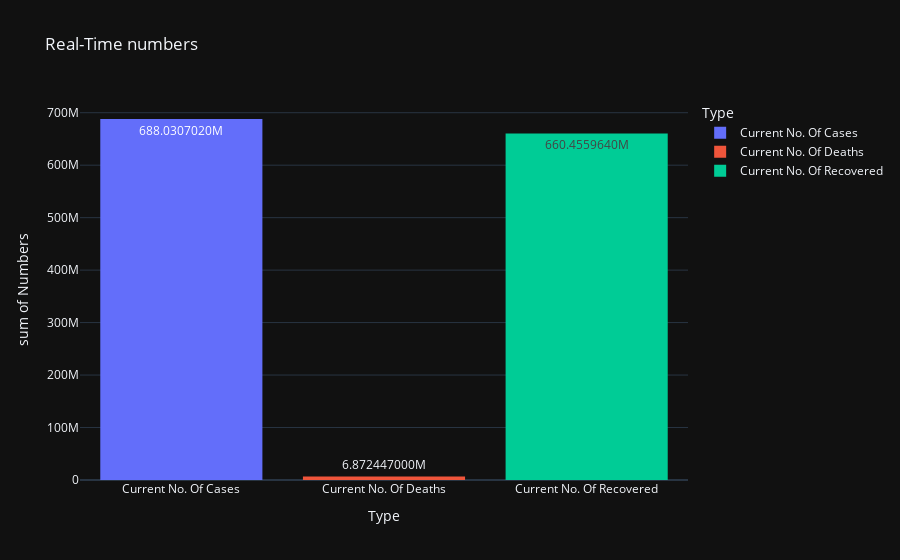

The code cell stored with this chart in its notebook:
### Code cell
New_Numbers = {'Type':['Current No. Of Cases','Current No. Of Deaths','Current No. Of Recovered'],
               'Numbers':[no_cases,deaths,Recovered]}
New_Numbers = pd.DataFrame(New_Numbers)
px.histogram(New_Numbers,x='Type',y='Numbers',color='Type',text_auto='.10s',title='Real-Time numbers',template="plotly_dark")

### Figure 1 — Plotly figure (JSON) as saved in the notebook; plotly's stock layout.template omitted (floating-point values rounded to 4 significant figures)
{"data": [{"alignmentgroup": "True", "bingroup": "x", "histfunc": "sum", "hovertemplate": "Type=%{x}<br>sum of Numbers=%{y}<extra></extra>", "legendgroup": "Current No. Of Cases", "marker": {"color": "#636efa", "pattern": {"shape": ""}}, "name": "Current No. Of Cases", "offsetgroup": "Current No. Of Cases", "orientation": "v", "showlegend": true, "texttemplate": "%{value:.10s}", "type": "histogram", "x": ["Current No. Of Cases"], "xaxis": "x", "y": ["688030702"], "yaxis": "y"}, {"alignmentgroup": "True", "bingroup": "x", "histfunc": "sum", "hovertemplate": "Type=%{x}<br>sum of Numbers=%{y}<extra></extra>", "legendgroup": "Current No. Of Deaths", "marker": {"color": "#EF553B", "pattern": {"shape": ""}}, "name": "Current No. Of Deaths", "offsetgroup": "Current No. Of Deaths", "orientation": "v", "showlegend": true, "texttemplate": "%{value:.10s}", "type": "histogram", "x": ["Current No. Of Deaths"], "xaxis": "x", "y": ["6872447"], "yaxis": "y"}, {"alignmentgroup": "True", "bingroup": "x", "histfunc": "sum", "hovertemplate": "Type=%{x}<br>sum of Numbers=%{y}<extra></extra>", "legendgroup": "Current No. Of Recovered", "marker": {"color": "#00cc96", "pattern": {"shape": ""}}, "name": "Current No. Of Recovered", "offsetgroup": "Current No. Of Recovered", "orientation": "v", "showlegend": true, "texttemplate": "%{value:.10s}", "type": "histogram", "x": ["Current No. Of Recovered"], "xaxis": "x", "y": ["660455964"], "yaxis": "y"}], "layout": {"barmode": "relative", "legend": {"title": {"text": "Type"}, "tracegroupgap": 0}, "title": {"text": "Real-Time numbers"}, "xaxis": {"anchor": "y", "categoryarray": ["Current No. Of Cases", "Current No. Of Deaths", "Current No. Of Recovered"], "categoryorder": "array", "domain": [0, 1], "title": {"text": "Type"}}, "yaxis": {"anchor": "x", "domain": [0, 1], "title": {"text": "sum of Numbers"}}}}
